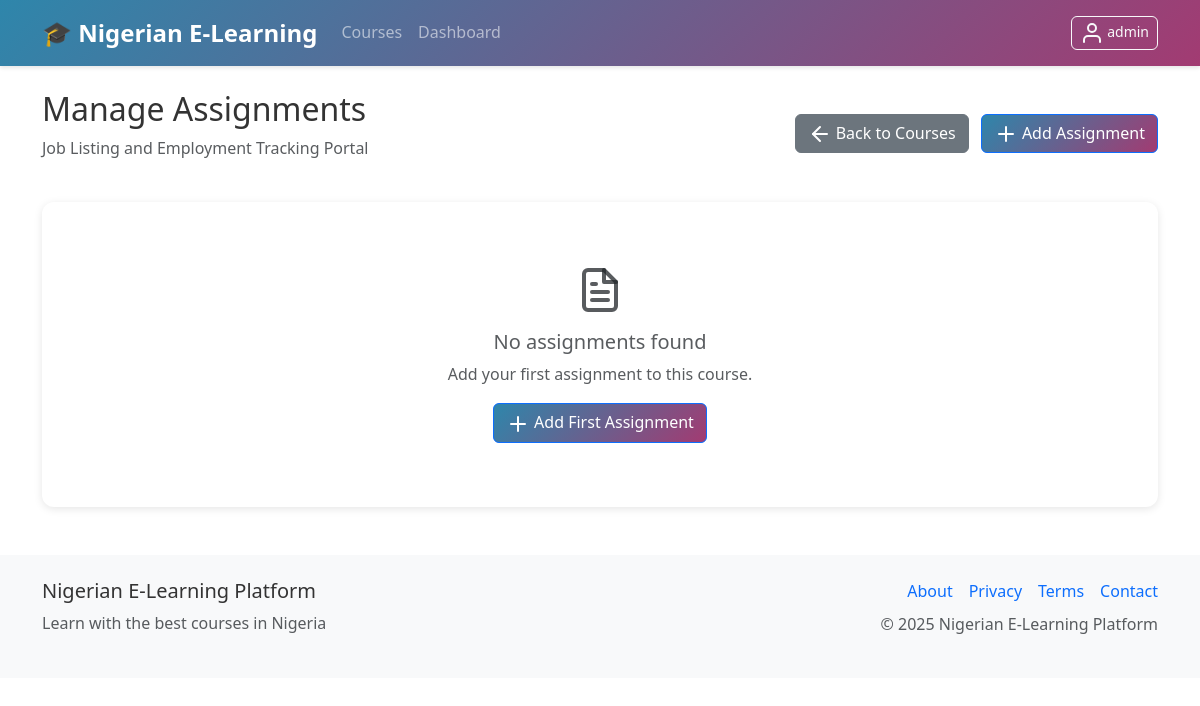
Page /admin/courses/1/assignments (signed in) on the earlier database version.
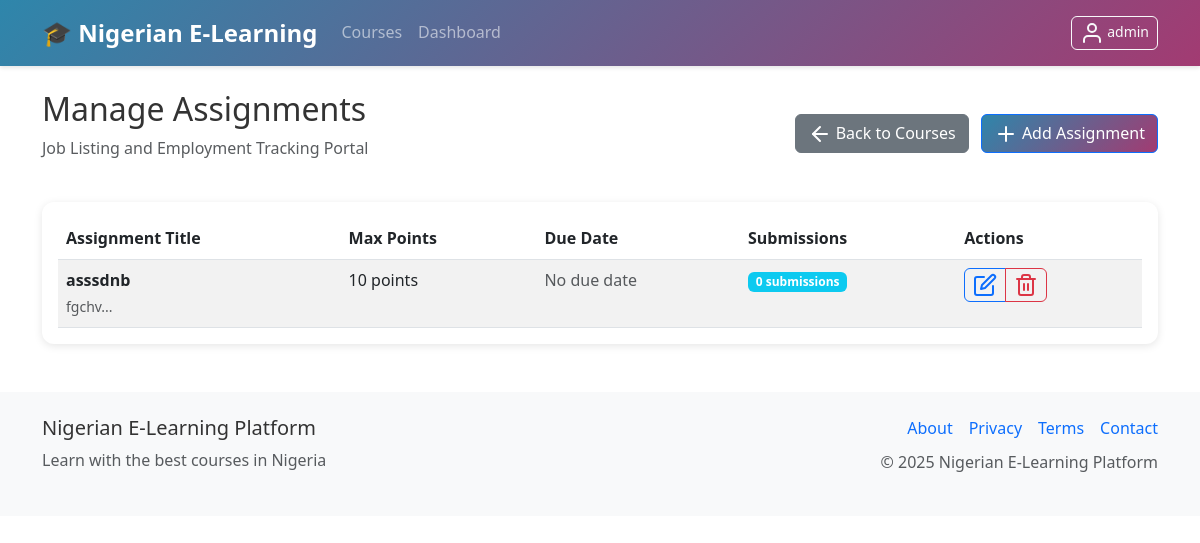
Same page on the later database version.
### models.py (models this page shows, shortened)
class Assignment(db.Model):
    id = db.Column(db.Integer, primary_key=True)
    title = db.Column(db.String(200), nullable=False)
    description = db.Column(db.Text)
    instructions = db.Column(db.Text)
    course_id = db.Column(db.Integer, db.ForeignKey('course.id'), nullable=False)
    due_date = db.Column(db.DateTime)
    max_points = db.Column(db.Integer, default=100)
    is_active = db.Column(db.Boolean, default=True)
    max_credits = db.Column(db.Integer, default=15)  # Maximum credits for this assignment
    pass_threshold = db.Column(db.Float, default=60.0)  # Minimum percentage to earn credits
    created_at = db.Column(db.DateTime, default=datetime.utcnow)
    submissions = db.relationship('AssignmentSubmission', backref='assignment', lazy='dynamic', cascade='all, delete-orphan')

### routes.py (the view)
@app.route('/admin/courses/<int:course_id>/assignments')
@login_required
@admin_required
def admin_course_assignments(course_id):
    course = Course.query.get_or_404(course_id)
    assignments = Assignment.query.filter_by(course_id=course_id).all()
    return render_template('admin/course_assignments.html', course=course, assignments=assignments, now=datetime.utcnow())

### app.py (called while the page is built)
@login_manager.user_loader
def load_user(user_id):
    from models import User
    return User.query.get(int(user_id))

### routes.py (called while the page is built)
@app.context_processor
def inject_settings():
    settings = SystemSettings.query.first()
    return dict(settings=settings)

### utils.py (called while the page is built)
def admin_required(f):
    @wraps(f)
    def decorated_function(*args, **kwargs):
        if not current_user.is_authenticated or current_user.role != 'admin':
            flash('Admin access required', 'danger')
            return redirect(url_for('dashboard'))
        return f(*args, **kwargs)
    return decorated_function

### templates/admin/course_assignments.html (shortened to what the changed rows need)
{% extends "base.html" %}
{% block content %}
<div class="row">
    <div class="col-12">
        <div class="d-flex justify-content-between align-items-center mb-4">
            <div>
                <h2>Manage Assignments</h2>
            </div>
        </div>
        <div class="card">
            <div class="card-body">
                {% if assignments %}
                <div class="table-responsive">
                    <table class="table table-striped">
                        <thead>
                            <tr>
                                <th>Assignment Title</th>
                                <th>Max Points</th>
                                <th>Due Date</th>
                                <th>Submissions</th>
                                <th>Actions</th>
                            </tr>
                        </thead>
                        <tbody>
                            {% for assignment in assignments %}
                            <tr>
                                <td>
                                    <strong>{{ assignment.title }}</strong>
                                    <br><small class="text-muted">{{ assignment.description[:80] }}...</small>
                                </td>
                                <td>{{ assignment.max_points }} points</td>
                                <td>
                                    {% if assignment.due_date %}
                                        <span class="{% if assignment.due_date and assignment.due_date < now %}text-danger{% else %}text-success{% endif %}">
                                            {{ assignment.due_date.strftime('%Y-%m-%d') }}
                                        </span>
                                    {% else %}
                                        <span class="text-muted">No due date</span>
                                    {% endif %}
                                </td>
                                <td>
                                    <span class="badge bg-info">{{ assignment.submissions.count() }} submissions</span>
                                </td>
                                <td>
                                    <div class="btn-group" role="group">
                                        <a href="{{ url_for('edit_assignment', assignment_id=assignment.id) }}"
                                           class="btn btn-sm btn-outline-primary" title="Edit Assignment">
                                            <i data-feather="edit"></i>
                                        </a>
                                        <button type="button" class="btn btn-sm btn-outline-danger"
                                                data-title="{{ assignment.title }}"
                                                data-url="{{ url_for('delete_assignment', assignment_id=assignment.id) }}"
                                                onclick="confirmDeleteAssignment(this)"
                                                title="Delete Assignment">
                                            <i data-feather="trash-2"></i>
                                        </button>
                                    </div>
                                </td>
                            </tr>
                            {% endfor %}
                        </tbody>
                    </table>
                </div>
                {% else %}
                <div class="text-center py-5">
                    <i data-feather="file-text" class="text-muted mb-3" style="width: 48px; height: 48px;"></i>
                    <h5 class="text-muted">No assignments found</h5>
                    <p class="text-muted">Add your first assignment to this course.</p>
                    <a href="{{ url_for('create_assignment', course_id=course.id) }}" class="btn btn-primary">
                        <i data-feather="plus" class="me-1"></i>Add First Assignment
                    </a>
                </div>
                {% endif %}
            </div>
        </div>
    </div>
</div>
{% endblock %}

Differences in the rows shown:
added Assignment: title "asssdnb", description "fgchv", max_points "10", shows "No due date", submissions.count "0"
Other differences:
text no longer shown: "No assignments found Add your first assignment to this course. Add First Assignment"
text now shown: "Assignment Title Max Points Due Date Submissions Actions"
